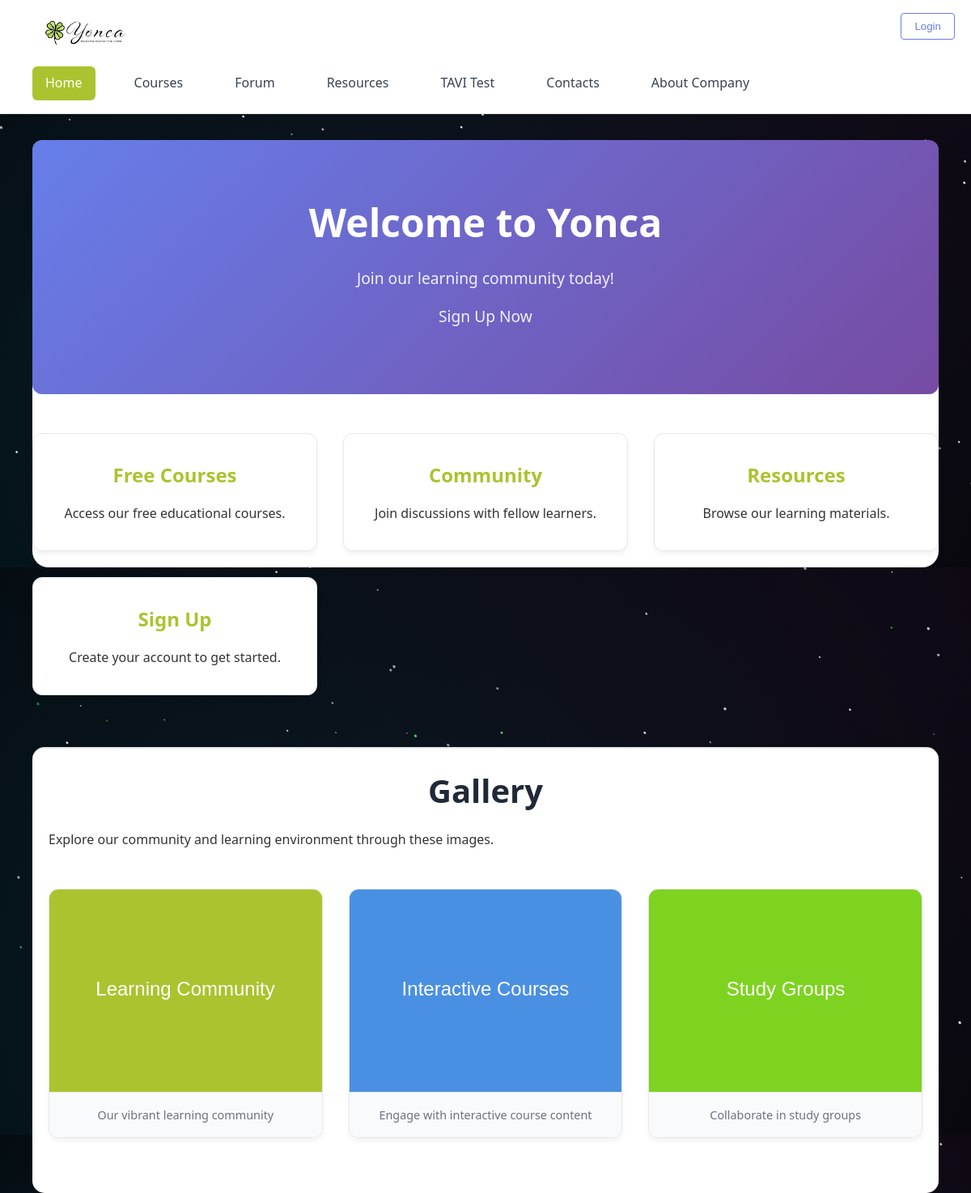
The page / on the database its author committed.
### yonca/models/__init__.py (models this page shows, shortened)
class HomeContent(db.Model):
    id = db.Column(db.Integer, primary_key=True)
    welcome_title = db.Column(db.String(200), default="Welcome to Yonca")
    subtitle = db.Column(db.String(500), default="Your gateway to knowledge and community learning.")
    get_started_text = db.Column(db.String(200), default="Get Started")
    features = db.Column(db.JSON, default=[
        {"title": "Courses", "description": "Access educational courses and learning materials."},
        {"title": "Community Forum", "description": "Connect with fellow learners, ask questions, and share knowledge."},
        {"title": "Learning Materials", "description": "Access educational resources and study materials."},
        {"title": "Secure PDF Library", "description": "Upload and access protected PDF documents."}
    ])
    logged_out_welcome_title = db.Column(db.String(200), default="Welcome to Yonca")
    logged_out_subtitle = db.Column(db.String(500), default="Join our learning community today!")
    logged_out_get_started_text = db.Column(db.String(200), default="Sign Up Now")
    logged_out_features = db.Column(db.JSON, default=[
        {"title": "Free Courses", "description": "Access our free educational courses."},
        {"title": "Community", "description": "Join discussions with fellow learners."},
        {"title": "Resources", "description": "Browse our learning materials."},
        {"title": "Sign Up", "description": "Create your account to get started."}
    ])
    gallery_images = db.Column(db.JSON, default=[])
    courses_section_title = db.Column(db.String(200), default="Our Courses")
    courses_section_description = db.Column(db.Text, default="Explore our comprehensive collection of educational courses designed to help you learn and grow.")
    forum_section_title = db.Column(db.String(200), default="Community Forum")
    forum_section_description = db.Column(db.Text, default="Connect with fellow learners, share knowledge, and get help from our active community.")
    resources_section_title = db.Column(db.String(200), default="Learning Resources")
    resources_section_description = db.Column(db.Text, default="Access a comprehensive library of learning materials, guides, and educational resources.")
    tavi_test_section_title = db.Column(db.String(200), default="TAVI Test")
    tavi_test_section_description = db.Column(db.Text, default="Take our interactive assessment to discover your learning style and get personalized recommendations.")
    contacts_section_title = db.Column(db.String(200), default="Contact Us")
    contacts_section_description = db.Column(db.Text, default="Get in touch with us for support, questions, or collaboration opportunities.")
    contact_info = db.Column(db.JSON, default={
        "whatsapp": "+994 51 623 73 94",
        "email": "info@yonca.az",
        "address": "Baku, Azerbaijan"
    })
    about_section_title = db.Column(db.String(200), default="About Yonca")
    about_section_description = db.Column(db.Text, default="Yonca is a comprehensive learning platform dedicated to providing quality education and fostering a supportive learning community.")
    site_logo_url = db.Column(db.String(500), default="/static/images/Logo.jpeg")
    site_name = db.Column(db.String(200), default="Yonca")
    navigation_items = db.Column(db.JSON, default=[
        {"name": "Home", "url": "/", "active": True},
        {"name": "Courses", "url": "/#courses", "active": True},
        {"name": "Forum", "url": "/#forum", "active": True},
        {"name": "Resources", "url": "/#resources", "active": True},
        {"name": "TAVI Test", "url": "/#tavi", "active": True},
        {"name": "Contacts", "url": "/#contacts", "active": True},
        {"name": "About", "url": "/#about", "active": True}
    ])
    is_active = db.Column(db.Boolean, default=True)

### yonca/routes/__init__.py (the view, shortened to what this page needs)
@main_bp.route('/')
def index():
    home_content = HomeContent.query.filter_by(is_active=True).first()
    if not home_content:
        home_content = HomeContent()
        from yonca import db
        db.session.add(home_content)
        db.session.commit()
    lang = request.args.get('lang', 'en')
    is_authenticated = current_user.is_authenticated
    if lang in ['en', 'ru']:
        with force_locale(lang):
            return render_template('index.html', current_locale=get_locale(), is_authenticated=is_authenticated, home_content=home_content)
    return render_template('index.html', current_locale=get_locale(), is_authenticated=is_authenticated, home_content=home_content)

### yonca/templates/index.html (shortened to what this page needs)
<!DOCTYPE html>
<html lang="{{ current_locale.language }}">
<head>
</head>
<body>
    <canvas></canvas>
    <header>
        <div class="container">
            <div class="logo">
                <img src="/static/images/Logo.jpeg" alt="Yonca Logo">
            </div>
            <nav>
                <a href="javascript:void(0)" class="nav-link active" id="home-link">{{ _('Home') }}</a>
                <a href="javascript:void(0)" class="nav-link" id="courses-link">{{ _('Courses') }}</a>
                <a href="javascript:void(0)" class="nav-link" id="forum-link">{{ _('Forum') }}</a>
                <a href="javascript:void(0)" class="nav-link" id="resources-link">{{ _('Resources') }}</a>
                <a href="javascript:void(0)" class="nav-link" id="tavi-link">{{ _('TAVI Test') }}</a>
                <a href="javascript:void(0)" class="nav-link" id="contacts-link">{{ _('Contacts') }}</a>
                <a href="javascript:void(0)" class="nav-link" id="about-link">{{ _('About Company') }}</a>
            </nav>
            <div id="auth-buttons" style="position: absolute; top: 1rem; right: 20px; display: block;">
                <button id="login-btn" onclick="window.location.href='/login'">{{ _('Login') }}</button>
            </div>
        </div>
    </header>
    <main class="container">
        <div class="white-overlay">
        <section id="home" class="page active">
            {% if is_authenticated %}
            <div class="hero">
                <h1>{{ home_content.welcome_title or _('Welcome to Yonca') }}</h1>
                <p>{{ home_content.subtitle or _('Your gateway to knowledge and community learning.') }}</p>
                <p>{{ home_content.get_started_text or _('Get Started') }}</p>
            </div>
            <div class="features">
                {% if home_content.features %}
                {% for feature in home_content.features %}
                <div class="feature-card">
                    <h3>{{ feature.title }}</h3>
                    <p>{{ feature.description }}</p>
                </div>
                {% endfor %}
                {% endif %}
            </div>
            {% else %}
            <div class="hero">
                <h1>{{ home_content.logged_out_welcome_title or _('Welcome to Yonca') }}</h1>
                <p>{{ home_content.logged_out_subtitle or _('Join our learning community today!') }}</p>
                <p>{{ home_content.logged_out_get_started_text or _('Sign Up Now') }}</p>
            </div>
            <div class="features">
                {% if home_content.logged_out_features %}
                {% for feature in home_content.logged_out_features %}
                <div class="feature-card">
                    <h3>{{ feature.title }}</h3>
                    <p>{{ feature.description }}</p>
                </div>
                {% endfor %}
                {% endif %}
            </div>
            {% endif %}
            <div class="gallery-section">
                <h2 class="section-title">{{ _('Gallery') }}</h2>
                <p>{{ _('Explore our community and learning environment through these images.') }}</p>
                <div class="gallery-grid">
                    {% if home_content.gallery_images %}
                    {% for image in home_content.gallery_images %}
                    <div class="gallery-item">
                        <img src="{{ image.url }}" alt="{{ image.alt }}" loading="lazy">
                        {% if image.caption %}
                        <div class="gallery-caption">{{ image.caption }}</div>
                        {% endif %}
                    </div>
                    {% endfor %}
                    {% else %}
                    <div class="gallery-item">
                        <img alt="Learning Community" loading="lazy">
                        <div class="gallery-caption">Our vibrant learning community</div>
                    </div>
                    <div class="gallery-item">
                        <img alt="Interactive Courses" loading="lazy">
                        <div class="gallery-caption">Engage with interactive course content</div>
                    </div>
                    <div class="gallery-item">
                        <img alt="Study Groups" loading="lazy">
                        <div class="gallery-caption">Collaborate in study groups</div>
                    </div>
                    {% endif %}
                </div>
            </div>
        </section>
        </div>
    </main>
</body>
</html>

### yonca/templates/index.html (style rules this page uses)
* { margin: 0; padding: 0; box-sizing: border-box; }
body { font-family: 'Segoe UI', Tahoma, Geneva, Verdana, sans-serif; line-height: 1.6; color: #333; background-color: #000; background-image: radial-gradient(circle at top right, rgba(121, 68, 154, 0.13), transparent), radial-gradient(circle at 20% 80%, rgba(41, 196, 255, 0.13), transparent); }
canvas { position: fixed; width: 100%; height: 100%; z-index: -1; }
header { background: #ffffff; border-bottom: 1px solid #e0e0e0; padding: 1rem 0; box-shadow: 0 1px 3px rgba(0, 0, 0, 0.1); position: relative; }
.container { max-width: 1200px; margin: 0 auto; padding: 0 40px; }
.white-overlay { background: #fff; height: 66vh; overflow: visible; border-radius: 20px; }
.logo { font-size: 1.8rem; font-weight: bold; color: #abc32f; display: flex; align-items: center; }
.logo img { height: 50px; width: auto; }
nav { margin-top: 1rem; display: flex; gap: 2rem; flex-wrap: wrap; }
.nav-link { color: #374151; text-decoration: none; font-weight: 500; padding: 0.5rem 1rem; border-radius: 6px; transition: all 0.3s ease; position: relative; }
.nav-link.active { background-color: #abc32f; color: white; }
#auth-buttons button { background: white; color: #667eea; border: 1px solid #667eea; padding: 0.5rem 1rem; border-radius: 4px; cursor: pointer; font-weight: 500; transition: all 0.3s ease; }
.page { display: none; }
.page.active { display: block; }
.hero { text-align: center; padding: 4rem 2rem; background: linear-gradient(135deg, #667eea 0%, #764ba2 100%); color: white; border-radius: 12px; margin: 2rem 0; }
.hero h1 { font-size: 3rem; margin-bottom: 1rem; font-weight: 700; }
.hero p { font-size: 1.2rem; margin-bottom: 1rem; opacity: 0.9; }
.features { display: grid; grid-template-columns: repeat(auto-fit, minmax(300px, 1fr)); gap: 2rem; margin: 3rem 0; }
.feature-card { background: #ffffff; border: 1px solid #e5e7eb; border-radius: 12px; padding: 2rem; text-align: center; box-shadow: 0 4px 6px rgba(0, 0, 0, 0.05); transition: transform 0.3s ease, box-shadow 0.3s ease; }
.feature-card h3 { color: #abc32f; margin-bottom: 1rem; font-size: 1.5rem; }
.gallery-grid { display: grid; grid-template-columns: repeat(auto-fit, minmax(300px, 1fr)); gap: 2rem; margin: 3rem 0; }
.gallery-item { background: #ffffff; border: 1px solid #e5e7eb; border-radius: 12px; overflow: hidden; box-shadow: 0 4px 6px rgba(0, 0, 0, 0.05); transition: transform 0.3s ease, box-shadow 0.3s ease; }
.gallery-item img { width: 100%; height: 250px; object-fit: cover; display: block; }
.gallery-caption { padding: 1rem; background: #f9fafb; text-align: center; font-size: 0.9rem; color: #6b7280; border-top: 1px solid #e5e7eb; }
.gallery-section { margin-top: 4rem; padding-top: 2rem; border-top: 2px solid #e5e7eb; background: #fff; border-radius: 15px; padding: 20px; }
.section-title { color: #1f2937; font-size: 2.5rem; margin-bottom: 1rem; text-align: center; font-weight: 700; }
button { background: #abc32f; color: white; border: none; padding: 0.75rem 1.5rem; border-radius: 6px; cursor: pointer; font-weight: 600; transition: background-color 0.3s ease; }

### rows shown on the page
HomeContent: logged_out_welcome_title "Welcome to Yonca", logged_out_subtitle "Join our learning community today!", logged_out_get_started_text "Sign Up Now"

### other values the page prints
{{ feature.title }} "Free Courses" "Community" "Resources" "Sign Up"
{{ feature.description }} "Access our free educational courses." "Join discussions with fellow learners." "Browse our learning materials." "Create your account to get started."
